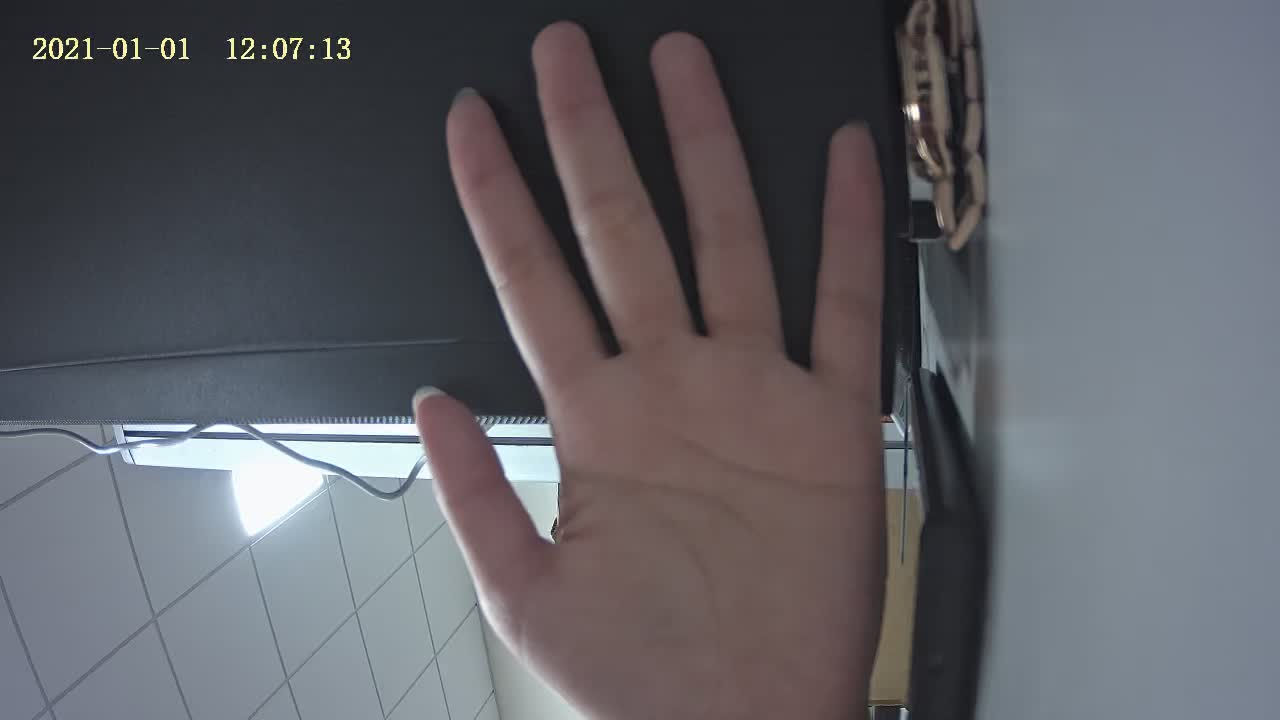
#> input picture camera_position.jpg, 1280 x 720 px
$ python -i dual_playback.py   (imports and definitions only)
#> lines starting #> are read from the running program, lines starting #| are printed output that depends on the picture
#> further down, picture is the input picture: shape (720, 1280, 3); mean B, G, R 102, 96.5, 96.5
import csv
from pathlib import Path
import cv2
import numpy as np
import sys


# ==============================================================================
# CONFIGURATION
# ==============================================================================

SCRIPT_DIR = Path(__file__).resolve().parent
RESULT_ROOT = SCRIPT_DIR.parent / "result"

# ==============================================================================
# SESSION DIRECTORY
# ==============================================================================

# [5 lines not run here, left out]

session_argument = Path(sys.argv[1])
SESSION_DIR = (
    session_argument
    if session_argument.is_absolute()
    else RESULT_ROOT / session_argument
).resolve()

# [2 lines not run here, left out]

RGB_VIDEO = SESSION_DIR / "rgb" / "rgb.mp4"

# Change this to the session you want to inspect
# SESSION_DIR = RESULT_ROOT / "20260913_232401"
# RGB_VIDEO = SESSION_DIR / "rgb" / "rgb.mp4"

# Real per-frame RGB timestamps from Luckfox V4L2
RGB_FRAME_TIMESTAMP_CSV = (SESSION_DIR / "rgb" / "rgb_frame_timestamps.csv")
THERMAL_DIR = SESSION_DIR / "thermal"

# Real per-frame thermal timestamps from Luckfox CLOCK_MONOTONIC
THERMAL_TIMESTAMP_CSV = (THERMAL_DIR / "thermal_frame_timestamps.csv")

# Output
OUTPUT_VIDEO = SESSION_DIR / "dual_playback_actual_timestamps.mp4"
PAIRING_CSV = SESSION_DIR / "timestamp_pairing.csv"

# Each camera occupies one 640x480 panel
PANEL_WIDTH = 640
PANEL_HEIGHT = 480

OUTPUT_WIDTH = PANEL_WIDTH * 2
OUTPUT_HEIGHT = PANEL_HEIGHT

# Slower output for visual inspection.
# This affects playback speed only. It does NOT affect timestamp pairing.
OUTPUT_FPS = 15.0

# ==============================================================================
# LOAD RGB PER-FRAME TIMESTAMPS
# ==============================================================================

# [59 lines left out: functions load_rgb_timestamps, load_thermal_timestamps, fit_with_letterbox, not called in this run]

# ==============================================================================
# THERMAL VISUALIZATION
# ==============================================================================
def create_thermal_image(frame):
    # Visualization only.
    # The original NPY thermal values are not modified.
    frame_norm = cv2.normalize(frame,None,0,255,cv2.NORM_MINMAX).astype(np.uint8)
    frame_resized = cv2.resize(frame_norm,(640, 480),interpolation=cv2.INTER_CUBIC)
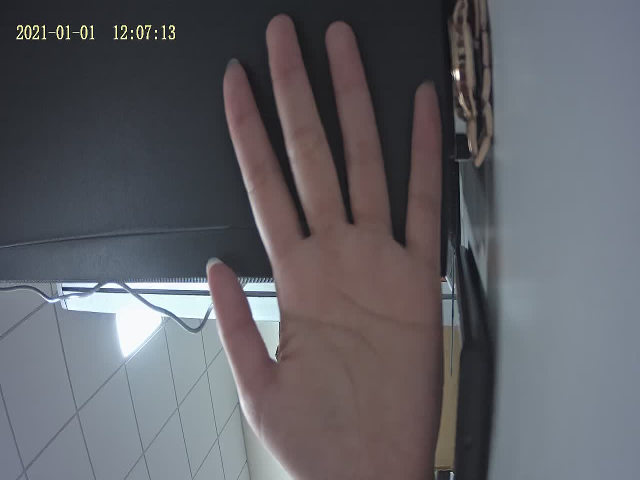
#> frame_resized: shape (480, 640, 3); mean B, G, R 102, 96.5, 96.5
    frame_clean = cv2.bilateralFilter(frame_resized,d=7,sigmaColor=30,sigmaSpace=30)
    frame_colored = cv2.applyColorMap(frame_clean,cv2.COLORMAP_MAGMA)
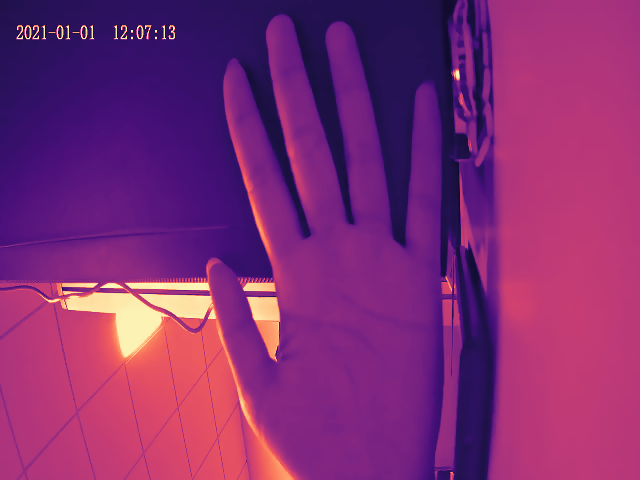
#> frame_colored: shape (480, 640, 3); mean B, G, R 116.2, 43.1, 130.3

    return frame_colored

# ==============================================================================
# FIND NEAREST THERMAL FRAME
# ==============================================================================
# [236 lines left out: functions find_nearest_thermal, main, not called in this run]

# [2 lines not run here, left out]

>>> import cv2
>>> picture = cv2.imread('../../camera_position.jpg')
>>> result = create_thermal_image(picture)
